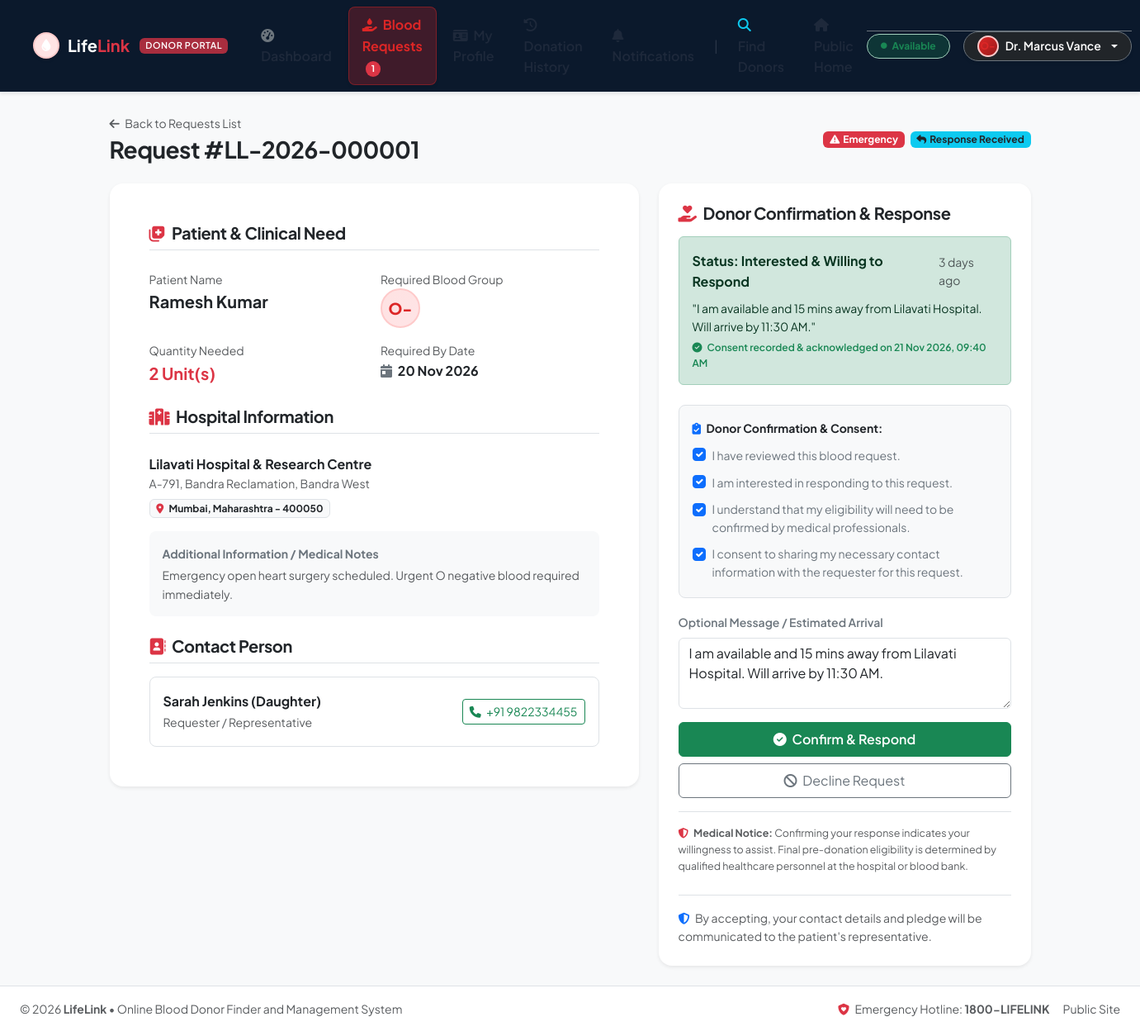
/donor/request_details.php?id=1 (signed in), run on the app's committed database.
### tables this page shows
CREATE TABLE IF NOT EXISTS `donors` (
  `donor_id` INT AUTO_INCREMENT PRIMARY KEY,
  `user_id` INT UNIQUE NOT NULL,
  `blood_group` ENUM('A+', 'A-', 'B+', 'B-', 'AB+', 'AB-', 'O+', 'O-') NOT NULL,
  `date_of_birth` DATE NULL,
  `gender` ENUM('Male', 'Female', 'Other') DEFAULT 'Male',
  `state` VARCHAR(100) NOT NULL,
  `city` VARCHAR(100) NOT NULL,
  `area` VARCHAR(100) NULL,
  `pin_code` VARCHAR(20) NOT NULL,
  `availability` ENUM('Available', 'Temporarily Unavailable', 'Not Accepting Requests') DEFAULT 'Available',
  `last_donation_date` DATE NULL,
  `profile_description` TEXT NULL,
  `badges` VARCHAR(255) DEFAULT 'First Donation',
  `hide_phone` TINYINT(1) DEFAULT 0,
  `screening_completed` TINYINT(1) DEFAULT 0,
  `screening_answers` TEXT NULL,
  `screening_date` TIMESTAMP NULL,
  `verification_notes` TEXT NULL,
  `created_at` TIMESTAMP DEFAULT CURRENT_TIMESTAMP,
  `updated_at` TIMESTAMP DEFAULT CURRENT_TIMESTAMP ON UPDATE CURRENT_TIMESTAMP,
  CONSTRAINT `fk_donors_user` FOREIGN KEY (`user_id`) REFERENCES `users` (`user_id`) ON DELETE CASCADE
);

CREATE TABLE IF NOT EXISTS `blood_requests` (
  `request_id` INT AUTO_INCREMENT PRIMARY KEY,
  `unique_request_number` VARCHAR(30) UNIQUE NOT NULL,
  `requester_id` INT NOT NULL,
  `patient_name` VARCHAR(100) NOT NULL,
  `blood_group` ENUM('A+', 'A-', 'B+', 'B-', 'AB+', 'AB-', 'O+', 'O-') NOT NULL,
  `units_required` INT NOT NULL DEFAULT 1,
  `hospital_name` VARCHAR(150) NOT NULL,
  `hospital_address` TEXT NOT NULL,
  `state` VARCHAR(100) NOT NULL,
  `city` VARCHAR(100) NOT NULL,
  `pin_code` VARCHAR(20) NOT NULL,
  `required_date` DATE NOT NULL,
  `urgency` ENUM('Normal', 'Urgent', 'Emergency') DEFAULT 'Normal',
  `additional_information` TEXT NULL,
  `contact_person` VARCHAR(100) NOT NULL,
  `contact_phone` VARCHAR(20) NOT NULL,
  `status` ENUM('Pending', 'Donors Notified', 'Donor Response Received', 'Accepted', 'In Progress', 'Completed', 'Cancelled') DEFAULT 'Pending',
  `hospital_confirmed` TINYINT(1) DEFAULT 0,
  `hospital_confirmed_at` TIMESTAMP NULL,
  `hospital_notes` TEXT NULL,
  `created_at` TIMESTAMP DEFAULT CURRENT_TIMESTAMP,
  `updated_at` TIMESTAMP DEFAULT CURRENT_TIMESTAMP ON UPDATE CURRENT_TIMESTAMP,
  CONSTRAINT `fk_requests_requester` FOREIGN KEY (`requester_id`) REFERENCES `users` (`user_id`) ON DELETE CASCADE
);

CREATE TABLE IF NOT EXISTS `request_responses` (
  `response_id` INT AUTO_INCREMENT PRIMARY KEY,
  `request_id` INT NOT NULL,
  `donor_id` INT NOT NULL,
  `response_status` ENUM('Pending', 'Accepted', 'Rejected') DEFAULT 'Pending',
  `response_message` TEXT NULL,
  `consent_reviewed` TINYINT(1) DEFAULT 1,
  `consent_interest` TINYINT(1) DEFAULT 1,
  `consent_medical_confirmation` TINYINT(1) DEFAULT 1,
  `consent_contact_sharing` TINYINT(1) DEFAULT 1,
  `consent_date` TIMESTAMP NULL DEFAULT CURRENT_TIMESTAMP,
  `response_date` TIMESTAMP DEFAULT CURRENT_TIMESTAMP,
  UNIQUE KEY `unique_request_donor` (`request_id`, `donor_id`),
  CONSTRAINT `fk_responses_request` FOREIGN KEY (`request_id`) REFERENCES `blood_requests` (`request_id`) ON DELETE CASCADE,
  CONSTRAINT `fk_responses_donor` FOREIGN KEY (`donor_id`) REFERENCES `donors` (`donor_id`) ON DELETE CASCADE
);

### donor/request_details.php (the view, shortened to what the rows shown need)
<?php
require_once __DIR__ . '/../includes/functions.php';
require_once __DIR__ . '/../includes/auth.php';
$currentUser = getCurrentUser();
$userId = $currentUser['user_id'];
$requestId = (int)($_GET['id'] ?? 0);
$stmt = $db->prepare("SELECT donor_id, blood_group, city FROM donors WHERE user_id = ?");
$stmt->execute([$userId]);
$donor = $stmt->fetch();
$donorId = $donor['donor_id'];
$rStmt = $db->prepare("SELECT r.*, u.full_name as requester_name, u.email as requester_email, u.phone as requester_phone
                       FROM blood_requests r
                       JOIN users u ON r.requester_id = u.user_id
                       WHERE r.request_id = ?");
$rStmt->execute([$requestId]);
$req = $rStmt->fetch();
$respStmt = $db->prepare("SELECT * FROM request_responses WHERE request_id = ? AND donor_id = ?");
$respStmt->execute([$requestId, $donorId]);
$existingResponse = $respStmt->fetch();
require_once __DIR__ . '/../includes/header.php';
require_once __DIR__ . '/../includes/donor_navbar.php';
?>
<div class="bg-light min-vh-100 py-4">
    <div class="container">
        <div class="d-flex justify-content-between align-items-center mb-4">
                <div>
                    <a href="<?= BASE_URL ?>/donor/requests.php" class="text-muted small d-inline-block mb-1">
                        <i class="fa-solid fa-arrow-left me-1"></i> Back to Requests List
                    </a>
                    <h3 class="fw-bold mb-0 text-dark">
                        Request #<?= htmlspecialchars($req['unique_request_number']) ?>
                    </h3>
                </div>
            </div>
            <div class="row g-4">
                <div class="col-lg-7">
                    <div class="card border-0 shadow-sm rounded-4 p-4 p-md-5 bg-white mb-4">
                        <div class="row g-3 mb-4">
                            <div class="col-sm-6">
                                <label class="small text-muted d-block">Patient Name</label>
                                <strong class="fs-5 text-dark"><?= htmlspecialchars($req['patient_name']) ?></strong>
                            </div>
                            <div class="col-sm-6">
                                <label class="small text-muted d-block">Required Blood Group</label>
                                <span class="blood-badge d-inline-flex" style="width: 48px; height: 48px; font-size: 1.2rem;">
                                    <?= htmlspecialchars($req['blood_group']) ?>
                                </span>
                            </div>
                            <div class="col-sm-6">
                                <label class="small text-muted d-block">Quantity Needed</label>
                                <span class="fw-bold fs-5 text-danger"><?= (int)$req['units_required'] ?> Unit(s)</span>
                            </div>
                            <div class="col-sm-6">
                                <label class="small text-muted d-block">Required By Date</label>
                                <span class="fw-bold text-dark fs-6">
                                    <i class="fa-solid fa-calendar-day text-secondary me-1"></i>
                                    <?= date('d M Y', strtotime($req['required_date'])) ?>
                                </span>
                            </div>
                        </div>
                        <div class="mb-3">
                            <strong class="d-block text-dark fs-6"><?= htmlspecialchars($req['hospital_name']) ?></strong>
                            <p class="text-muted small mb-1"><?= nl2br(htmlspecialchars($req['hospital_address'])) ?></p>
                            <span class="badge bg-light text-dark border">
                                <i class="fa-solid fa-location-dot text-danger me-1"></i>
                                <?= htmlspecialchars($req['city']) ?>, <?= htmlspecialchars($req['state']) ?> - <?= htmlspecialchars($req['pin_code']) ?>
                            </span>
                        </div>
                        <div class="p-3 bg-light rounded-3 mb-4">
                            <strong class="small d-block text-secondary mb-1">Additional Information / Medical Notes</strong>
                            <p class="small text-muted mb-0"><?= nl2br(htmlspecialchars($req['additional_information'] ?: 'No extra instructions provided.')) ?></p>
                        </div>
                        <div class="d-flex justify-content-between align-items-center p-3 rounded-3 border bg-white">
                            <div>
                                <strong class="d-block text-dark"><?= htmlspecialchars($req['contact_person']) ?></strong>
                                <small class="text-muted">Requester / Representative</small>
                            </div>
                            <a href="tel:<?= htmlspecialchars($req['contact_phone']) ?>" class="btn btn-outline-success btn-sm">
                                <i class="fa-solid fa-phone me-1"></i> <?= htmlspecialchars($req['contact_phone']) ?>
                            </a>
                        </div>
                    </div>
                </div>
                <div class="col-lg-5">
                    <div class="card border-0 shadow-sm rounded-4 p-4 bg-white sticky-top" style="top: 90px;">
                        <?php if ($existingResponse): ?>
                            <div class="alert <?= $existingResponse['response_status'] === 'Accepted' ? 'alert-success' : 'alert-secondary' ?> mb-4">
                                <div class="d-flex align-items-center justify-content-between mb-2">
                                    <strong>Status: <?= $existingResponse['response_status'] === 'Accepted' ? 'Interested & Willing to Respond' : 'Declined' ?></strong>
                                    <small class="text-muted"><?= timeAgo($existingResponse['response_date']) ?></small>
                                </div>
                                <p class="small mb-1">"<?= htmlspecialchars($existingResponse['response_message'] ?: 'Willing to respond.') ?>"</p>
                                <?php if ($existingResponse['response_status'] === 'Accepted'): ?>
                                    <small class="text-success d-block fw-semibold" style="font-size: 0.75rem;">
                                        <i class="fa-solid fa-circle-check me-1"></i> Consent recorded & acknowledged on <?= date('d M Y, h:i A', strtotime($existingResponse['consent_date'] ?? $existingResponse['response_date'])) ?>
                                    </small>
                                <?php endif; ?>
                            </div>
                        <?php endif; ?>
                        <form method="POST" action="">
                            <div class="p-3 bg-light rounded-3 border mb-3">
                                <div class="form-check mb-2">
                                    <input class="form-check-input consent-box" type="checkbox" name="consent_reviewed" id="chkReviewed" value="1" <?= (!empty($existingResponse['consent_reviewed']) || !$existingResponse) ? 'checked' : '' ?> required>
                                    <label class="form-check-label small text-secondary" for="chkReviewed">
                                        I have reviewed this blood request.
                                    </label>
                                </div>
                                <div class="form-check mb-2">
                                    <input class="form-check-input consent-box" type="checkbox" name="consent_interest" id="chkInterest" value="1" <?= (!empty($existingResponse['consent_interest']) || !$existingResponse) ? 'checked' : '' ?> required>
                                    <label class="form-check-label small text-secondary" for="chkInterest">
                                        I am interested in responding to this request.
                                    </label>
                                </div>
                                <div class="form-check mb-2">
                                    <input class="form-check-input consent-box" type="checkbox" name="consent_medical_confirmation" id="chkMedical" value="1" <?= (!empty($existingResponse['consent_medical_confirmation']) || !$existingResponse) ? 'checked' : '' ?> required>
                                    <label class="form-check-label small text-secondary" for="chkMedical">
                                        I understand that my eligibility will need to be confirmed by medical professionals.
                                    </label>
                                </div>
                                <div class="form-check">
                                    <input class="form-check-input consent-box" type="checkbox" name="consent_contact_sharing" id="chkContact" value="1" <?= (!empty($existingResponse['consent_contact_sharing']) || !$existingResponse) ? 'checked' : '' ?> required>
                                    <label class="form-check-label small text-secondary" for="chkContact">
                                        I consent to sharing my necessary contact information with the requester for this request.
                                    </label>
                                </div>
                            </div>
                            <div class="mb-3">
                                <label class="form-label fw-semibold small text-secondary">Optional Message / Estimated Arrival</label>
                                <textarea name="response_message" rows="3" class="form-control" placeholder="e.g. I am available today and can arrive at the hospital by 2 PM..."><?= htmlspecialchars($existingResponse['response_message'] ?? '') ?></textarea>
                            </div>
                        </form>
                    </div>
                </div>
            </div>
        </div>
    </div>
<?php require_once __DIR__ . '/../includes/dashboard_footer.php'; ?>

### includes/donor_navbar.php (shortened to what the rows shown need)
<?php
$donorUser = $donor ?? null;
$donorBg = $donorUser['blood_group'] ?? ($_SESSION['blood_group'] ?? 'O+');
?>
<nav class="navbar navbar-expand-lg navbar-dark bg-dark py-2 px-3 border-bottom shadow-sm sticky-top" style="background-color: #0B192C !important; z-index: 1030;">
    <div class="container-fluid px-lg-4">
        <div class="collapse navbar-collapse" id="donorNavbar">
            <div class="d-flex align-items-center gap-3 pt-2 pt-lg-0 border-top border-lg-0 border-secondary">
                <div class="dropdown">
                    <button class="btn btn-dark border border-secondary dropdown-toggle d-flex align-items-center gap-2 rounded-pill px-3 py-1 text-white shadow-sm" type="button" data-bs-toggle="dropdown" aria-expanded="false">
                        <span class="blood-badge" style="width: 26px; height: 26px; font-size: 0.75rem; background: linear-gradient(135deg, #DC2626, #991B1B);">
                            <?= htmlspecialchars($donorBg) ?>
                        </span>
                        <span class="fw-semibold small text-truncate" style="max-width: 130px;"><?= htmlspecialchars($currentUser['full_name']) ?></span>
                    </button>
                </div>
            </div>
        </div>
    </div>
</nav>

### data on the page
donors: blood_group "O-"
blood_requests: unique_request_number "LL-2026-000001", patient_name "Ramesh Kumar", blood_group "O-", units_required "2", required_date "20 Nov 2026", hospital_name "Lilavati Hospital & Research Centre", hospital_address "A-791, Bandra Reclamation, Bandra West", city "Mumbai", state "Maharashtra", pin_code "400050", additional_information "Emergency open heart surgery scheduled. Urgent O negative blood required immediately.", contact_person "Sarah Jenkins (Daughter)", contact_phone "+91 9822334455"
request_responses: response_date "3 days ago", response_message "I am available and 15 mins away from Lilavati Hospital. Will arrive by 11:30 AM.", consent_date "21 Nov 2026, 09:40 AM", consent_reviewed "☑", consent_interest "☑", consent_medical_confirmation "☑", consent_contact_sharing "☑"

### other printed values
$matchingCount "1"
$currentUser['full_name'] "Dr. Marcus Vance"
